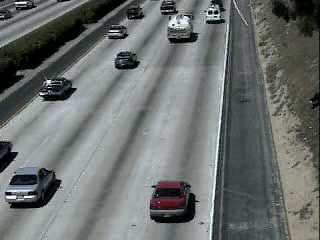
#> input picture frame 50 of video1.avi, 320 x 240 px
$ python detection.py
#> lines starting #> are read from the running program, lines starting #| are printed output that depends on the picture; after the words box and inside, x2 and y2 are one past the last pixel; in counts of white or black regions, pixels touching at a corner belong together; pictures that were not available may be replaced by others from this repository, and a replacement may not be noted
import cv2
import time


cascade_src = 'cars.xml'

video_src = 'video1.avi'
video_src1 = 'video.avi'


cap = cv2.VideoCapture(video_src)
cap1 = cv2.VideoCapture(video_src1)


car_cascade = cv2.CascadeClassifier(cascade_src)
car_cascade1 = cv2.CascadeClassifier(cascade_src)


# to connect with camera
# cam = cv2.VideoCapture(0)

# width = int(cam.get(cv2.CAP_PROP_FRAME_WIDTH))
# height = int(cam.get(cv2.CAP_PROP_FRAME_HEIGHT))


number = 0
density = 0
lone = 0
ltwo = 0

one = time.perf_counter()
print(one)

while True:

    #ret, cam = cam.read()


    ret, img = cap.read()
#> img is the input picture: shape (240, 320, 3); mean B, G, R 110.8, 112.6, 107.7
    ret2, img1 = cap1.read()


    if ((type(img) == type(None)) and (type(img1) == type(None))):
        break

    #here the image/video is converted to gray scale
    gray = cv2.cvtColor(img, cv2.COLOR_BGR2GRAY)
    gray1 = cv2.cvtColor(img1, cv2.COLOR_BGR2GRAY)


    mithun = car_cascade.detectMultiScale(gray, 1.1, 2)
#> mithun = [[37, 84, 25, 25], [154, 4, 55, 55], [96, 28, 56, 56], [4, 173, 49, 49]]
    mithun1 = car_cascade1.detectMultiScale(gray1, 1.1, 2)
#> mithun1 has the same summary as mithun


    density = len(mithun)
#> density = 4
    density1 = len(mithun1)
#> density1 = 4

    lone = lone + density1
#> lone = 4
    ltwo = ltwo + density
#> ltwo = 4

    #print(density)
    tic = time.perf_counter()

    # at 5th sec
    if (tic >= 5.0 and tic <= 5.1 ):
        #print(tic)
        if(ltwo > lone):
            print("\n\ngreen =" + str(density) + "\ntotal is =" + str(ltwo))
        elif(ltwo < lone):
            print("\n\nblue =" +str(density1) + "\ntotal is =" + str(lone))


    for (x,y,w,h) in mithun:
        cv2.rectangle(img,(x,y),(x+w,y+h),(0,255,0),2)
#> this loop made 4 passes
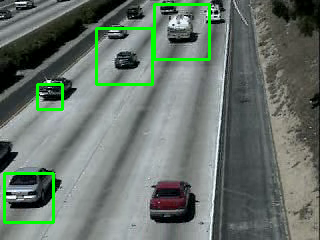
#> img: shape (240, 320, 3); 2.83% of pixels changed, all inside (x1, y1, x2, y2) = (3, 3, 211, 224)

    for(a,b,c,d) in mithun1:
        cv2.rectangle(img1,(a,b),(a+c,b+d),(155,0,25),4)
#> this loop made 4 passes
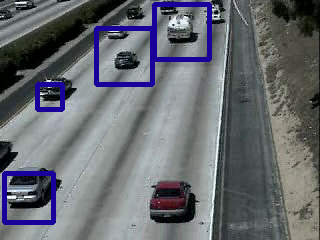
#> img1: shape (240, 320, 3); 4.62% of pixels changed, all inside (x1, y1, x2, y2) = (2, 2, 212, 225)


    #concatinate

    final = cv2.hconcat([img,img1])
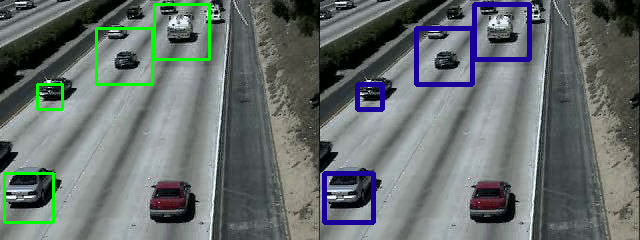
#> final: shape (240, 640, 3); mean B, G, R 109.7, 111.6, 103.9

    cv2.imshow('video', final)


    if cv2.waitKey(33) == 27:
#> (key Esc is pressed here)
        break
cv2.destroyAllWindows()

$ run again, starting later in the video
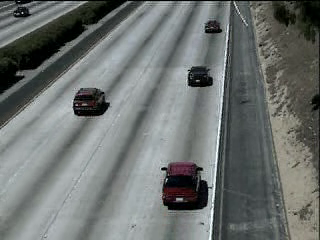
#> input picture frame 225 of video1.avi, 320 x 240 px
#> img is the input picture: shape (240, 320, 3); mean B, G, R 112.2, 114.2, 109.6
#> mithun = [[62, 76, 51, 51], [48, 53, 86, 86]]
#> density = 2
#> the loop `for (x,y,w,h) in mithun:` made 2 passes
#> after the loop `for (x,y,w,h) in mithun:`:
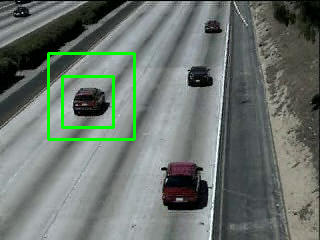
#> img: shape (240, 320, 3); 2.13% of pixels changed, all inside (x1, y1, x2, y2) = (47, 52, 136, 141)
#> the loop `for(a,b,c,d) in mithun1:` made 2 passes
#> `final = cv2.hconcat([img,img1])`:
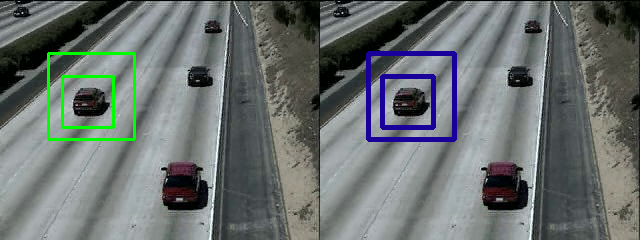
#> final: shape (240, 640, 3); mean B, G, R 111, 112.9, 106.3

$ run again, starting later in the video
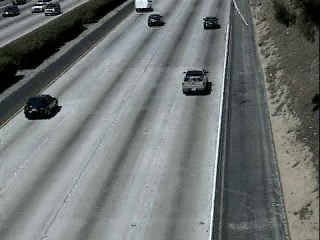
#> input picture frame 400 of video1.avi, 320 x 240 px
#> img is the input picture: shape (240, 320, 3); mean B, G, R 114.4, 116.4, 111.1
#> mithun = [[141, 7, 28, 28]]
#> density = 1
#> the loop `for (x,y,w,h) in mithun:` made 1 pass
#> after the loop `for (x,y,w,h) in mithun:`:
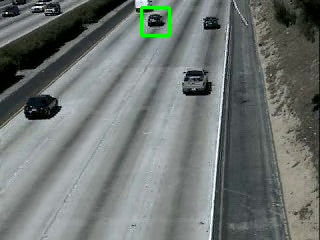
#> img: shape (240, 320, 3); 0.43% of pixels changed, all inside (x1, y1, x2, y2) = (140, 6, 171, 37)
#> the loop `for(a,b,c,d) in mithun1:` made 1 pass
#> `final = cv2.hconcat([img,img1])`:
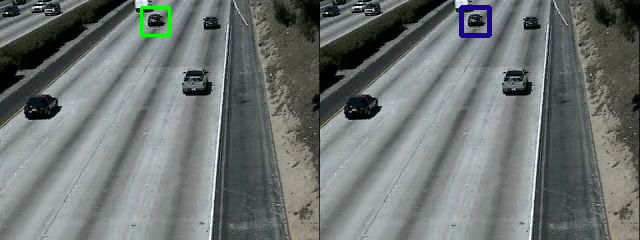
#> final: shape (240, 640, 3); mean B, G, R 114.2, 116.2, 110.5
